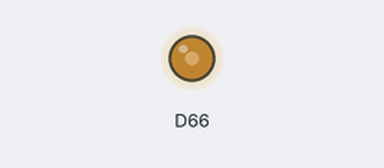
The sketch below on a simulated Arduino Due. Parts: output pins drawn as LEDs (lit = HIGH).

Above: at 0.1 s.
Timing chart, 0 to 1.6 s (numbered marks = the images above):
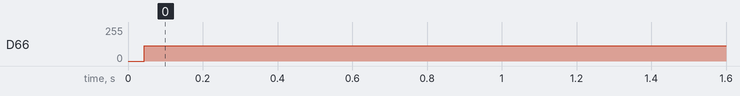

Measured:
- by itself, D66: 0/255 → 113/255 at 0.04 s

The sketch:

square_wave_analog.ino
```cpp
const int sampleSize = 200;
int points[sampleSize] = {0};
const double delayUs = 1.0 / 10000 / sampleSize * 1000000 / 1.5;


void setup() {
  pinMode(DAC0, OUTPUT);
  analogWriteResolution(12); // full scale DAC

  for (int i = 0; i < sampleSize; i++) {
    points[i] = 2046 * sin( (float) i * 2 * PI / (double) sampleSize ) + 2046;
  }
}

void loop() {
  for (int i = 0; i < sampleSize; i++) {
    analogWrite(DAC0, points[i]);
    delayMicroseconds(delayUs);
  }
}
```
